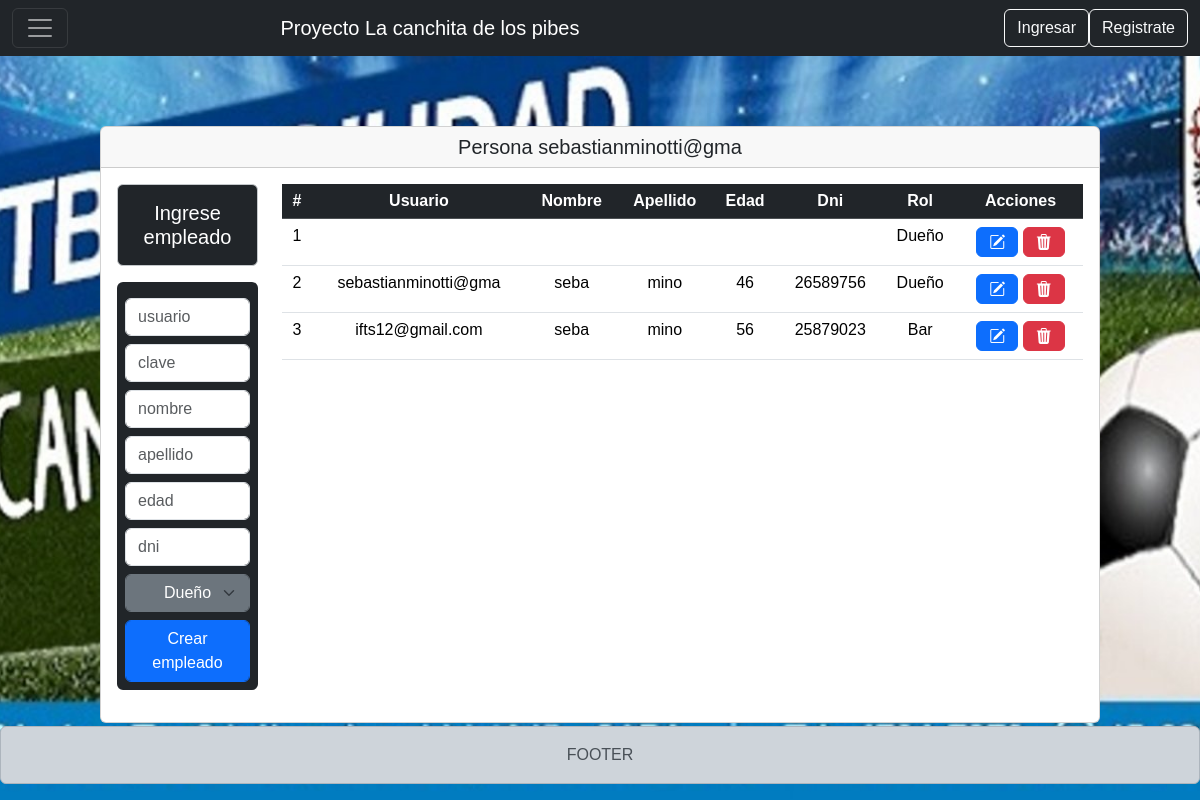
The page /src/Views/listado.php (signed in) on the database its author committed.
### tables this page shows
CREATE TABLE `empleado` (
  `id_empleado` int(11) NOT NULL,
  `id_rol` int(11) NOT NULL,
  `id_persona` int(11) NOT NULL,
  `id_usuario` int(11) NOT NULL,
  `habilitado` int(11) NOT NULL DEFAULT 1,
  `cancelado` int(11) NOT NULL DEFAULT 0,
  `idCreate` timestamp NOT NULL DEFAULT current_timestamp(),
  `idUpdate` timestamp NOT NULL DEFAULT current_timestamp() ON UPDATE current_timestamp()
);

CREATE TABLE `roles` (
  `id_roles` int(11) NOT NULL,
  `idCreate` timestamp NOT NULL DEFAULT current_timestamp(),
  `idUpdate` timestamp NOT NULL DEFAULT current_timestamp() ON UPDATE current_timestamp(),
  `habilitado` int(11) NOT NULL DEFAULT 1,
  `cancelado` int(11) NOT NULL DEFAULT 0,
  `rol` varchar(20) NOT NULL
);

CREATE TABLE `usuario` (
  `id_usuario` int(4) NOT NULL,
  `email` varchar(20) NOT NULL,
  `clave` varchar(100) NOT NULL,
  `id_persona` int(11) NOT NULL,
  `idUpdate` timestamp NOT NULL DEFAULT current_timestamp() ON UPDATE current_timestamp(),
  `idCreate` timestamp NOT NULL DEFAULT current_timestamp(),
  `habilitado` int(11) NOT NULL DEFAULT 1,
  `cancelado` int(11) NOT NULL DEFAULT 0
);

CREATE TABLE `persona` (
  `id_persona` int(11) NOT NULL,
  `apellido` varchar(20) NOT NULL,
  `nombre` varchar(20) NOT NULL,
  `edad` varchar(3) NOT NULL,
  `dni` varchar(10) NOT NULL,
  `telefono` varchar(11) NOT NULL,
  `habilitado` int(1) NOT NULL DEFAULT 1,
  `cancelado` int(1) NOT NULL DEFAULT 0,
  `idCreate` timestamp NOT NULL DEFAULT current_timestamp(),
  `idUpdate` timestamp NOT NULL DEFAULT current_timestamp() ON UPDATE current_timestamp()
);

### src/Views/listado.php (the view, shortened to what this page needs)
<?php
$conectarDB = new ConectionDB();
$conn = $conectarDB->getConnection();
$listarRol = "SELECT id_roles, rol FROM roles";
$listarEmpleados = "SELECT e.id_empleado, u.email, p.nombre, p.apellido, p.edad, p.dni, c.rol
                    FROM empleado e
                    JOIN usuario u ON e.id_usuario = u.id_usuario
                    JOIN persona p ON e.id_persona = p.id_persona
                    JOIN roles c ON e.id_rol = c.id_roles
                    WHERE e.cancelado = 0 AND e.habilitado = 1";
?>
<!DOCTYPE html>
<html lang="es">
<?php include_once __DIR__ . '/../Template/head.php'; ?>
<body class="content">
  <?php include_once __DIR__ . '/../Template/navBar.php'; ?>
  <div class="centrar">
    <div class="mt-5 card col-10">
      <h5 class="card-header">Persona <?php echo " " . htmlspecialchars($_SESSION['email'], ENT_QUOTES, 'UTF-8'); ?></h5>
      <div class="card-body">
        <div class="text-center">
          <div class="row">
            <div class="col-2">
              <h5 class="alert alert-secondary text-bg-dark">Ingrese empleado</h5>
              <form method="post" action="listado.php" class="d-grid bg-dark p-2 rounded">
                <input type="email" name="email" placeholder="usuario" class="mt-2 form-control">
                <input type="password" name="clave" placeholder="clave" class="mt-2 form-control">
                <input type="text" name="nombre" placeholder="nombre" class=" mt-2 form-control">
                <input type="text" name="apellido" placeholder="apellido" class="mt-2 form-control">
                <input type="text" name="edad" placeholder="edad" class="mt-2 form-control">
                <input type="text" name="dni" placeholder="dni" class="mt-2 form-control">
                <div>
                  <div class="input-group">
                    <select name="roles" class="mt-2 form-select form-control btn btn-secondary">
                      <?php
                      $listarRoles = mysqli_query($conn, $listarRol);
                      while ($row = mysqli_fetch_array($listarRoles)) { ?>
                        <option value="<?php echo $row["id_roles"] ?>"><?php echo $row["rol"] ?></option>
                      <?php } ?>
                    </select>
                  </div>
                </div>
                <button type="submit" name="crearEmpleado" class="mt-2 btn btn-primary form-control">Crear empleado</button>
              </form>
            </div>
            <div class="col-10">
              <table class="table text-center">
                <thead>
                  <tr class="table-dark rounded">
                    <th scope="col">#</th>
                    <th scope="col">Usuario</th>
                    <th scope="col">Nombre</th>
                    <th scope="col">Apellido</th>
                    <th scope="col">Edad</th>
                    <th scope="col">Dni</th>
                    <th scope="col">Rol</th>
                    <th scope="col">Acciones</th>
                  </tr>
                </thead>
                <tbody>
                  <?php
                  $listarRegistros = mysqli_query($conn, $listarEmpleados);
                  while ($row = mysqli_fetch_array($listarRegistros)) { ?>
                    <tr>
                      <td><?php echo $row["id_empleado"]; ?></td>
                      <td><?php echo $row["email"]; ?></td>
                      <td><?php echo $row["nombre"]; ?></td>
                      <td><?php echo $row["apellido"]; ?></td>
                      <td><?php echo $row["edad"]; ?></td>
                      <td><?php echo $row["dni"]; ?></td>
                      <td><?php echo $row["rol"]; ?></td>
                      <td>
                        <a class="btn btn-primary" href="../Views/modificar.php?idEmpleado=<?php echo $row["id_empleado"]; ?>"><i class="bi bi-pencil-square"></i></a>
                        <a class="btn btn-danger" href="../Views/eliminar.php?idEmpleado=<?php echo $row["id_empleado"]; ?>"><i class="bi bi-trash3-fill"></i></a>
                      </td>
                    </tr>
                  <?php } ?>
                </tbody>
              </table>
            </div>
          </div>
        </div>
      </div>
    </div>
  </div>
  <?php include_once __DIR__ . '/../Template/footer.php'; ?>
</body>
</html>

### src/Template/head.php (shortened to what this page needs)
<head>
  <link href="https://cdn.jsdelivr.net/npm/bootstrap@5.3.3/dist/css/bootstrap.min.css" rel="stylesheet">
  <link rel="stylesheet" href="https://cdn.jsdelivr.net/npm/bootstrap-icons@1.11.3/font/bootstrap-icons.min.css">
  <link rel="stylesheet" href="src/Css/styles.css">
</head>

### src/Template/navBar.php (shortened to what this page needs)
<nav class="navbar navbar-dark bg-dark fixed-top">
  <div class="container-fluid d-flex align-items-center justify-content-between">
    <button
      class="navbar-toggler"
      type="button"
      data-bs-toggle="offcanvas"
      data-bs-target="#offcanvasDarkNavbar"
      aria-controls="offcanvasDarkNavbar"
      aria-label="Toggle navigation">
      <span class="navbar-toggler-icon"></span>
    </button>
    <a class="navbar-brand text-white mx-auto" href="index.php">Proyecto La canchita de los pibes</a>
    <div class="ms-auto d-flex align-items-center">
      <?php if (!isset($_SESSION['usuario']) || empty($_SESSION['usuario'])) { ?>
        <button type="button" class="btn btn-outline-light" data-bs-toggle="modal" data-bs-target="#modalLoguin">
          Ingresar
        </button>
        <button type="button" class="btn btn-outline-light" data-bs-toggle="modal" data-bs-target="#modalRegistrar">
          Registrate
        </button>
      <?php } else { ?>
        <a class="btn btn-danger" href="<?php echo dirname($_SERVER['PHP_SELF']) . 'src/Controllers/cerrarSesision.php'; ?>">
          <i class="bi bi-box-arrow-right"></i>
        </a>
      <?php } ?>
    </div>
  </div>
</nav>

### src/Template/footer.php (shortened to what this page needs)
<div class="alert alert-dark text-center fixed-bottom" role="alert">
    FOOTER
</div>

### src/Css/styles.css (style rules this page uses)
* { box-sizing: border-box; }
html, body { height: 100%; margin: 0; padding: 0; }
body { min-height: 100vh; display: flex; flex-direction: column; background-color: #333; font-family: sans-serif; color: aliceblue; text-align: center; background-image: url("/src/Public/FondoInicio.jpg"); background-position: center; background-attachment: fixed; background-repeat: no-repeat; background-size: cover; }
.centrar { display: flex; justify-content: center; align-items: center; height: 100vh; }
.fixed-bottom { display: block !important; z-index: 9999; }

### rows shown on the page
empleado: id_empleado "1", id_rol.rol "Dueño"
empleado: id_empleado "2", id_usuario.email "sebastianminotti@gma", id_persona.nombre "seba", id_persona.apellido "mino", id_persona.edad "46", id_persona.dni "26589756", id_rol.rol "Dueño"
empleado: id_empleado "3", id_usuario.email "ifts12@gmail.com", id_persona.nombre "seba", id_persona.apellido "mino", id_persona.edad "56", id_persona.dni "25879023", id_rol.rol "Bar"

### other values the page prints
$_SESSION['email'] "sebastianminotti@gma"
form field roles "Dueño"
